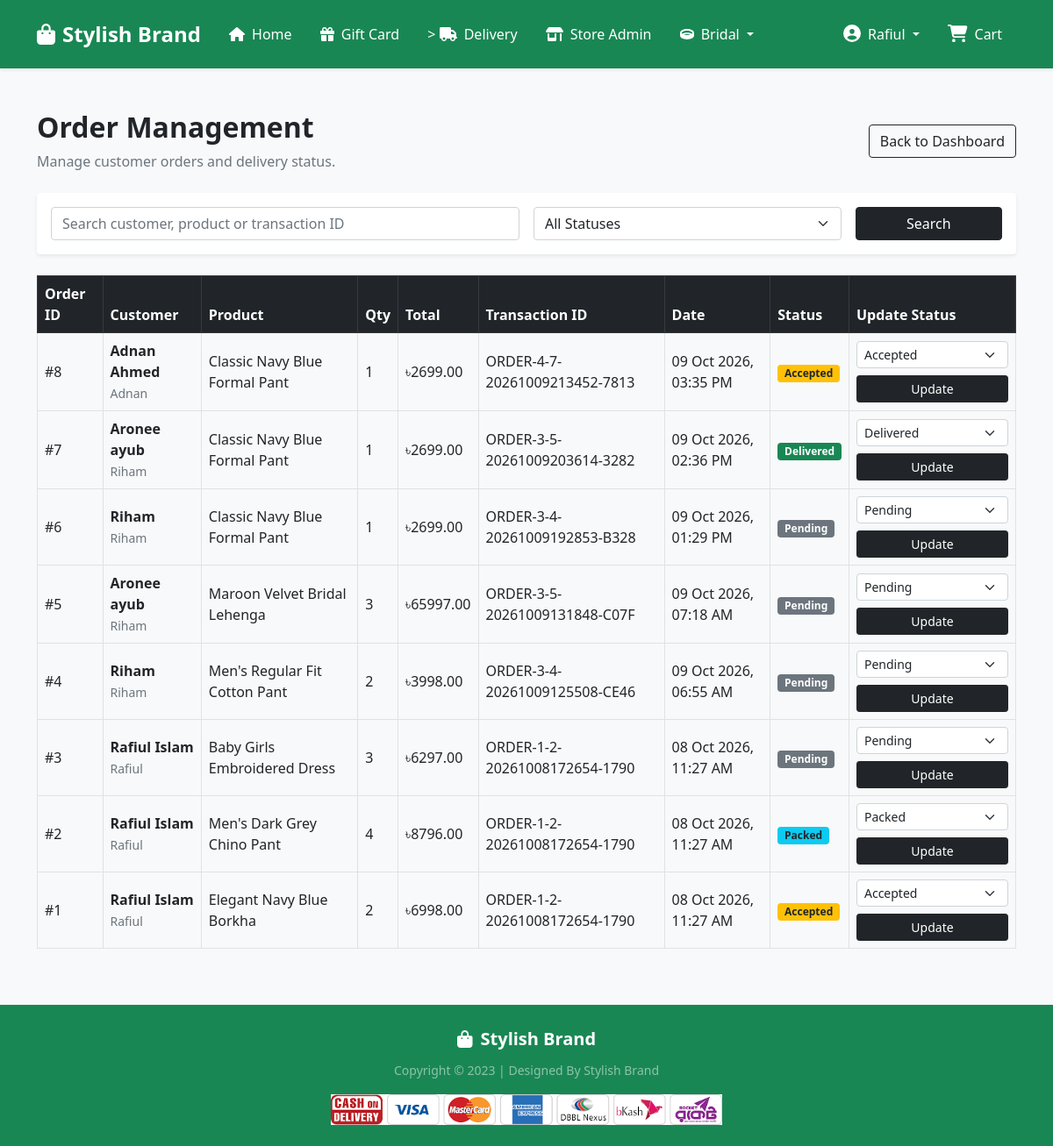
/store-admin/orders/ (signed in), run on the app's committed database.
### Shop/models.py (models this page shows, shortened)
class OrderPlaced(models.Model):
    user = models.ForeignKey(User, on_delete=models.CASCADE)
    customer = models.ForeignKey(Customer, on_delete=models.CASCADE)
    product = models.ForeignKey(Product, on_delete=models.CASCADE)
    quantity = models.PositiveIntegerField(default=1)
    ordered_date = models.DateTimeField(auto_now_add=True)
    status = models.CharField(max_length=50, choices=STATUS_CHOICE, default="Pending")
    tran_id = models.CharField(max_length=100, blank=True, null=True)
    @property
    def total_cost(self):
        return self.quantity * self.product.discounted_price

class Customer(models.Model):
    user = models.ForeignKey(User, on_delete=models.CASCADE)
    name = models.CharField(max_length=200)
    division = models.CharField(choices=DIVISION_CHOICES, max_length=50)
    district = models.CharField(max_length=200)
    thana = models.CharField(max_length=50)
    villorroad = models.CharField(max_length=50)
    zipcode = models.IntegerField()

class Product(models.Model):
    title = models.CharField(max_length=100)
    selling_price = models.FloatField()
    discounted_price = models.FloatField()
    description = models.TextField()
    brand = models.CharField(max_length=100)
    category = models.CharField(choices=CATEGORY_CHOICES, max_length=2)
    product_image = models.ImageField(upload_to="productimg")

### Shop/views.py (the view, shortened to what this page needs)
@login_required
@store_admin_required
def admin_order_list(request):
    orders = OrderPlaced.objects.select_related(
        "user", "customer", "product"
    ).all().order_by("-ordered_date")
    search_query = request.GET.get("q", "").strip()
    status_filter = request.GET.get("status", "").strip()
    allowed_statuses = dict(
        OrderPlaced._meta.get_field("status").choices
    )
    if status_filter in allowed_statuses:
        orders = orders.filter(status=status_filter)
    context = {
        "orders": orders,
        "search_query": search_query,
        "status_filter": status_filter,
        "status_choices": OrderPlaced._meta.get_field("status").choices,
    }
    return render(request, "Shop/admin_order_list.html", context)

### Shop/templates/Shop/admin_order_list.html (shortened to what this page needs)
{% extends 'Shop/base.html' %}
{% load static %}
{% block main-content %}
<div class="container my-5">
    <div class="d-flex flex-wrap justify-content-between align-items-center mb-4 gap-2">
        <div>
            <h2 class="fw-bold">Order Management</h2>
            <p class="text-muted mb-0">Manage customer orders and delivery status.</p>
        </div>
        <a href="{% url 'store_admin_dashboard' %}"
           class="btn btn-outline-dark">
            Back to Dashboard
        </a>
    </div>
    <div class="card shadow-sm border-0 mb-4">
        <div class="card-body">
            <form method="get" class="row g-3">
                <div class="col-md-6">
                    <input type="text"
                           name="q"
                           value="{{ search_query }}"
                           class="form-control"
                           placeholder="Search customer, product or transaction ID">
                </div>
                <div class="col-md-4">
                    <select name="status" class="form-select">
                        <option value="">All Statuses</option>
                    </select>
                </div>
                <div class="col-md-2 d-grid">
                    <button type="submit" class="btn btn-dark">
                        Search
                    </button>
                </div>
            </form>
        </div>
    </div>
    <div class="table-responsive">
        <table class="table table-bordered table-hover align-middle">
            <thead class="table-dark">
                <tr>
                    <th>Order ID</th>
                    <th>Customer</th>
                    <th>Product</th>
                    <th>Qty</th>
                    <th>Total</th>
                    <th>Transaction ID</th>
                    <th>Date</th>
                    <th>Status</th>
                    <th>Update Status</th>
                </tr>
            </thead>
            <tbody>
                {% for order in orders %}
                    <tr>
                        <td>#{{ order.pk }}</td>
                        <td>
                            <strong>{{ order.customer.name }}</strong>
                            <br>
                            <small class="text-muted">
                                {{ order.user.username }}
                            </small>
                        </td>
                        <td>{{ order.product.title }}</td>
                        <td>{{ order.quantity }}</td>
                        <td>
                            ৳{{ order.total_cost|floatformat:2 }}
                        </td>
                        <td>
                            {% if order.tran_id %}
                                {{ order.tran_id }}
                            {% else %}
                                <span class="text-muted">N/A</span>
                            {% endif %}
                        </td>
                        <td>
                            {{ order.ordered_date|date:"d M Y, h:i A" }}
                        </td>
                        <td>
                            {% if order.status == 'Delivered' %}
                                <span class="badge bg-success">Delivered</span>
                            {% elif order.status == 'Cancel' %}
                                <span class="badge bg-danger">Cancelled</span>
                            {% elif order.status == 'On the Way' %}
                                <span class="badge bg-primary">On the Way</span>
                            {% elif order.status == 'Packed' %}
                                <span class="badge bg-info text-dark">Packed</span>
                            {% elif order.status == 'Accepted' %}
                                <span class="badge bg-warning text-dark">Accepted</span>
                            {% else %}
                                <span class="badge bg-secondary">{{ order.status }}</span>
                            {% endif %}
                        </td>
                        <td style="min-width: 190px;">
                            <form method="post"
                                  action="{% url 'admin_order_update_status' order.pk %}">
                                <select name="status"
                                        class="form-select form-select-sm mb-2"
                                        required>
                                    {% for value, label in status_choices %}
                                        <option value="{{ value }}"
                                            {% if order.status == value %}selected{% endif %}>
                                            {{ label }}
                                        </option>
                                    {% endfor %}
                                </select>
                                <button type="submit"
                                        class="btn btn-sm btn-dark w-100">
                                    Update
                                </button>
                            </form>
                        </td>
                    </tr>
                {% endfor %}
            </tbody>
        </table>
    </div>
</div>
{% endblock main-content %}

### Shop/templates/Shop/base.html (shortened to what this page needs)
<!doctype html>
{% load static %}
<html lang="en">
    <head>
        <link
            href="https://cdn.jsdelivr.net/npm/bootstrap@5.0.0-beta1/dist/css/bootstrap.min.css"
            rel="stylesheet"
>
        <link rel="stylesheet"
            href="{% static 'Shop/css/owl.carousel.min.css' %}">
        <link rel="stylesheet" href="{% static 'Shop/css/all.min.css' %}">
        <link rel="stylesheet" href="{% static 'Shop/css/style.css' %}">
    </head>
    <body class="bg-light">
        <nav
            class="navbar navbar-expand-lg navbar-dark bg-success shadow-sm py-3">
            <div class="container">
                <a class="navbar-brand fw-bold fs-4 d-flex align-items-center"
                    href="/">
                    <i class="fas fa-shopping-bag me-2"></i>
                    Stylish Brand
                </a>
                <div class="collapse navbar-collapse"
                    id="navbarSupportedContent">
                    <ul
                        class="navbar-nav me-auto mb-2 mb-lg-0 align-items-lg-center">
                        <li class="nav-item">
                            <a class="nav-link active fw-semibold px-3"
                                href="/">
                                <i class="fas fa-home me-1"></i>
                                Home
                            </a>
                        </li>
                        <li class="nav-item">
                            <a class="nav-link active fw-semibold px-3"
                                href=" {% url 'gift_card_page' %}">
                                <i class="fas fa-gift me-1"></i>
                                Gift Card
                            </a>
                        </li>
                        <li class="nav-item">
                            <a class="nav-link active fw-semibold px-3"
                                href="{% url 'orders' %}">>
                                <i class="fas fa-truck me-1"></i>
                                Delivery
                            </a>
                        </li>
                        {% if user.is_authenticated %}
                        {% if user.is_superuser %}
                        <li class="nav-item">
                            <a class="nav-link active fw-semibold px-3"
                                href="{% url 'store_admin_dashboard' %}">
                                <i class="fas fa-store-alt me-1"></i>
                                Store Admin
                            </a>
                        </li>
                        {% endif %}
                        {% endif %}
                        <li class="nav-item dropdown">
                            <a
                                class="nav-link dropdown-toggle text-white fw-semibold px-3"
                                href="#"
                                id="bridalDropdown"
                                role="button"
                                data-bs-toggle="dropdown"
                                aria-expanded="false">
                                <i class="fas fa-ring me-1"></i>
                                Bridal
                            </a>
                        </li>
                    </ul>
                    <div>
                        <ul
                            class="navbar-nav mb-2 mb-lg-0 align-items-lg-center">
                            {% if request.user.is_authenticated %}
                            <li class="nav-item dropdown mx-lg-2">
                                <a
                                    class="nav-link dropdown-toggle text-white fw-semibold"
                                    href="#"
                                    id="profileDropdown"
                                    role="button"
                                    data-bs-toggle="dropdown"
                                    aria-expanded="false">
                                    <i class="fas fa-user-circle me-1 fs-5"></i>
                                    {{ request.user.username|capfirst }}
                                </a>
                            </li>
                            <li class="nav-item mx-lg-2">
                                <a href="{% url 'showcart' %}"
                                    class="nav-link text-white fw-semibold position-relative">
                                    <i
                                        class="fas fa-shopping-cart fs-5 me-1"></i>
                                    Cart
                                </a>
                            </li>
                            {% endif %}
                        </ul>
                    </div>
                </div>
            </div>
        </nav>
        {% block main-content %}
        {% endblock main-content %}
        <footer
            class="container-fluid bg-success text-center text-white py-4 mt-5 shadow-sm">
            <div class="container">
                <div class="mb-2">
                    <span class="fw-bold fs-5">
                        <i class="fas fa-shopping-bag me-1"></i>
                        Stylish Brand
                    </span>
                </div>
                <small class="text-white-50">
                    Copyright &copy; 2023 |
                    Designed By Stylish Brand
                </small>
                <div class="mt-3">
                    <img src="{% static 'Shop/images/paymentlogo.png' %}"
                        alt="Payment Methods"
                        class="img-fluid"
                        style="max-height: 35px;">
                </div>
            </div>
        </footer>
    </body>
</html>

### data on the page
OrderPlaced: pk "8", customer.name "Adnan Ahmed", user.username "Adnan", product "Classic Navy Blue Formal Pant", quantity "1", total_cost "2699.00", tran_id "ORDER-4-7-20261009213452-7813", ordered_date "09 Oct 2026, 03:35 PM", shows "Accepted", status "Accepted"
OrderPlaced: pk "7", customer.name "Aronee ayub", user.username "Riham", product "Classic Navy Blue Formal Pant", quantity "1", total_cost "2699.00", tran_id "ORDER-3-5-20261009203614-3282", ordered_date "09 Oct 2026, 02:36 PM", shows "Delivered", status "Delivered"
OrderPlaced: pk "6", customer.name "Riham", user.username "Riham", product "Classic Navy Blue Formal Pant", quantity "1", total_cost "2699.00", tran_id "ORDER-3-4-20261009192853-B328", ordered_date "09 Oct 2026, 01:29 PM", status "Pending"
OrderPlaced: pk "5", customer.name "Aronee ayub", user.username "Riham", product "Maroon Velvet Bridal Lehenga", quantity "3", total_cost "65997.00", tran_id "ORDER-3-5-20261009131848-C07F", ordered_date "09 Oct 2026, 07:18 AM", status "Pending"
OrderPlaced: pk "4", customer.name "Riham", user.username "Riham", product "Men's Regular Fit Cotton Pant", quantity "2", total_cost "3998.00", tran_id "ORDER-3-4-20261009125508-CE46", ordered_date "09 Oct 2026, 06:55 AM", status "Pending"
OrderPlaced: pk "3", customer.name "Rafiul Islam", user.username "Rafiul", product "Baby Girls Embroidered Dress", quantity "3", total_cost "6297.00", tran_id "ORDER-1-2-20261008172654-1790", ordered_date "08 Oct 2026, 11:27 AM", status "Pending"
OrderPlaced: pk "2", customer.name "Rafiul Islam", user.username "Rafiul", product "Men's Dark Grey Chino Pant", quantity "4", total_cost "8796.00", tran_id "ORDER-1-2-20261008172654-1790", ordered_date "08 Oct 2026, 11:27 AM", shows "Packed", status "Packed"
OrderPlaced: pk "1", customer.name "Rafiul Islam", user.username "Rafiul", product "Elegant Navy Blue Borkha", quantity "2", total_cost "6998.00", tran_id "ORDER-1-2-20261008172654-1790", ordered_date "08 Oct 2026, 11:27 AM", shows "Accepted", status "Accepted"

### other printed values
{{ request.user.username|capfirst }} "Rafiul"
